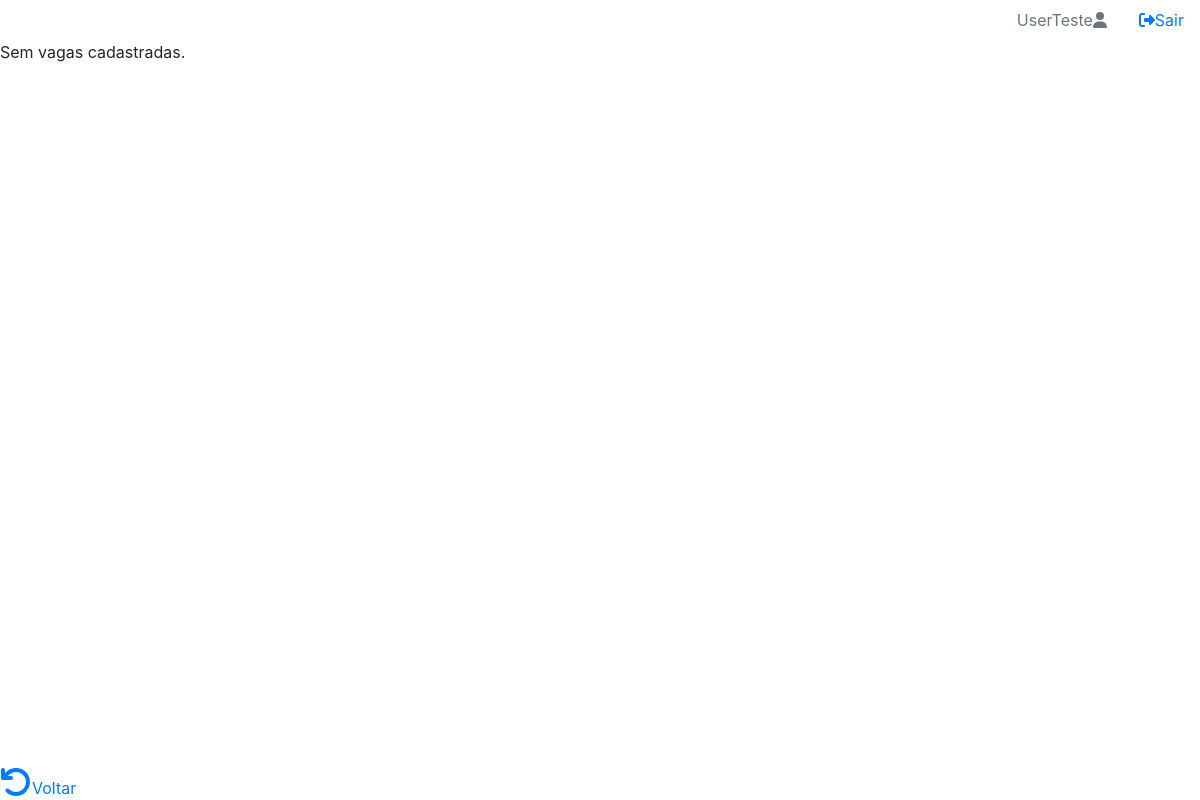
/painel/adicional (signed in), run on an earlier commit of the app's database.
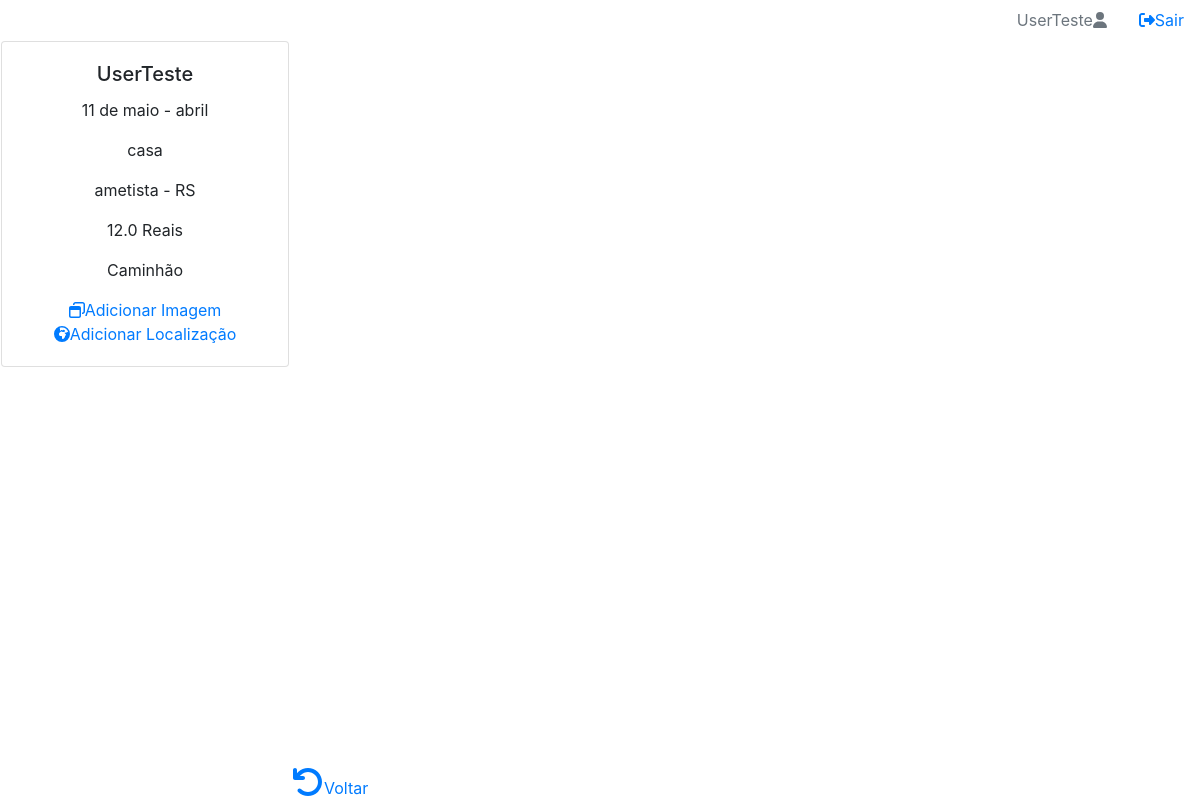
And on a later commit of the database.
### painel/models.py (models this page shows, shortened)
class Vaga(models.Model):
	dono = models.ForeignKey('auth.User', on_delete=models.CASCADE, default="")
	rua = models.CharField(max_length=50)
	bairro = models.CharField(max_length=50)
	referencia = models.CharField(max_length=200)
	cidade = models.CharField(max_length=50)
	estado = models.CharField(max_length=2)
	valor = models.FloatField(default=0.00)
	categoria = models.TextField(default="")
	rascunho = models.BooleanField(default=True)

### painel/views.py (the view)
# urls.py: path('adicional', views.adicional, name='adicional'),
def adicional(request):
   if request.user.is_authenticated == True:
      listav = Vaga.objects.filter(dono=request.user)
      contexto = {"listav": listav}
      return render(request, 'painel/adicional.html', contexto)
   else:
      form = FormLogin()
      contexto = {"form": form,}
      return render(request, 'painel/autenticar.html', contexto)

### painel/templates/painel/adicional.html (shortened to what this page needs)
{% extends "painel/index.html" %}
{% load static %}
{% block content %}
  {% if listav %}
   {% for v in listav %}
      <table class="tg">
  <tr>
    <td>
      <div class="card text-center" style="width: 18rem;">
      <div class="card-body" >
      <h5 class="card-title">{{v.dono}}</h5>
      <p class="card-text">{{v.rua}} - {{v.bairro}}</p>
      <p class="card-text">{{v.referencia}}</p>
      <p class="card-text">{{v.cidade}} - {{v.estado}}</p>
      <p class="card-text">{{v.valor}} Reais</p>
       <p class="card-text">{{v.categoria}}</p>
      <a href="#"><i class="far fa-window-restore"></i>Adicionar Imagem</a>
      <br>
      <a href="#"><i class="fas fa-globe-africa"></i>Adicionar Localização</a>
      </div>
      </div>
    </td>
    <td></td>
  </tr>
</table>
   {%endfor%}
  {% else %}
   <p>Sem vagas cadastradas.</p>
  {% endif %}
  <div>
   <a class="Voltar" href="meuperfil"><i class="fas fa-undo fa-2x"></i>Voltar</a>
  </div>
{% endblock %}

What changed in the data, as far as the page shows it:
added Vaga: dono "UserTeste", rua "11 de maio", bairro "abril", referencia "casa", cidade "ametista", estado "RS", valor "12.0", categoria "Caminhão"
Also different on the page:
text no longer shown: "Sem vagas cadastradas."
